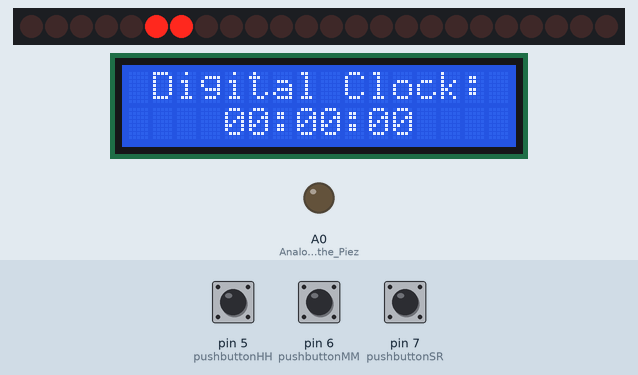
Recording of a sketch running on a simulated Arduino Uno, built with avr-gcc and run on an emulated ATmega328P. Shown: 24 shift-register outputs drawn as a row of LEDs (first output left, lit = HIGH), 16×2 character LCD, output pins drawn as LEDs (lit = HIGH). Wiring (inferred from the names in the program): 3 × shift register (74HC595): data pin 4; shift clock pin 2; latch pin 3. Wiring (inferred from the signals the program sends): row of LEDs: on Q0, Q1, Q2, Q3, Q4, Q5, Q6, Q7, Q8, Q9, Q10, Q11, Q12, Q13, Q14, Q15, Q16, Q17, Q18, Q19, Q20, Q21, Q22, Q23. The inputs (shaded band) are chosen by the test bench; at power-on: pin 7 (pushbuttonSR) LOW, pin 5 (pushbuttonHH) LOW, pin 6 (pushbuttonMM) LOW. Pins used as bus, display or sensor lines are not drawn.

Above: at 1.2 s.
1.3 s: pin 7 (pushbuttonSR) pulled HIGH for 0.15 s
At 2.1 s:
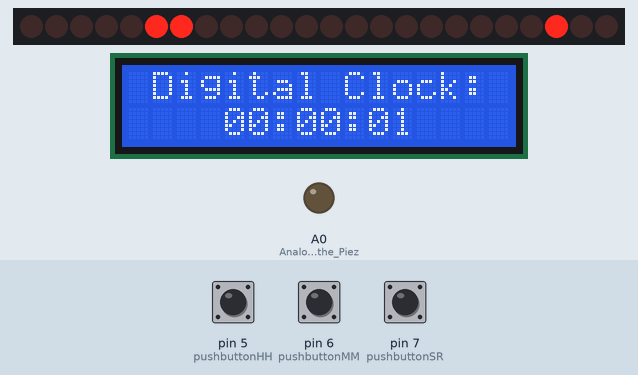
At 2.6 s:
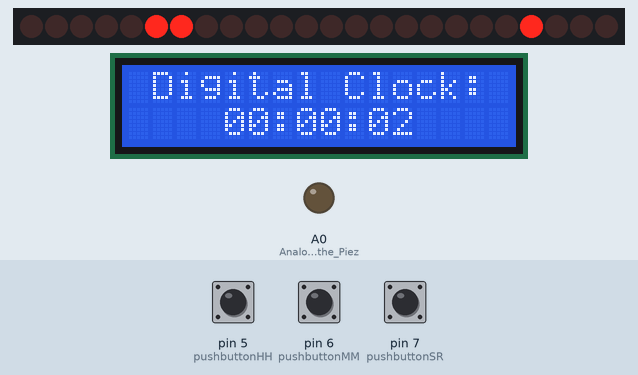
4.4 s: pin 7 (pushbuttonSR) pulsed HIGH 5 times (0.12 s each, 0.3 s apart)
At 6.4 s:
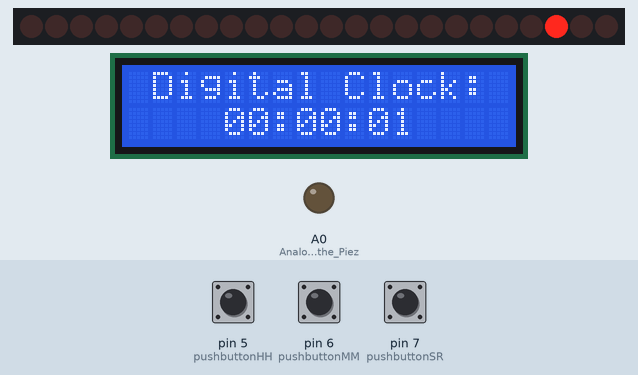
Timing chart, 0 to 7.9 s (numbered marks = the images above; inputs shaded):
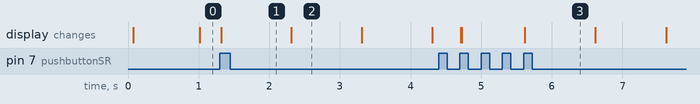

Measured:
- after the input at 1.3 s, the display: changes at once (image 1)
- after the input at 4.4 s, the display: first changes after 0.31 s (image 3 shows a later state)
- what the display in image 2 shows lasts 1.0 s, from 2.3 s to 3.3 s

The sketch:

Digital_and_Binary_Clock.ino
```cpp
/* I used this method to set bits for LEDS, this will alllow me to manipulate number 8, to indiviidual bits.
 * Each number has its binary representation:
 * 0B0001111111111000 << 3
 * 0B11111111 << 3
 * 0B11111XX0
 * 0B00010101 << 3
 * 0B10101XX0
 *		21 1
 * 0B11111000 | 0B00000110 = 0B11111110
 * LSB1      8
 ************************************************************************************************************/
union
{
	struct
	{
		unsigned int bit0: 1;
		unsigned int bit1: 1; // LED 2
		unsigned int bit2: 1; // LED 1
		unsigned int bit3: 1; // H
		unsigned int bit4: 1;  //H
		unsigned int bit5: 1; //H
		unsigned int bit6: 1; //H
		unsigned int bit7: 1; //H
	};

	unsigned int theTime;
} timeSS, timeMM, timeHH;


// Functions
void clockTimeDisplay(int);  // This will print two digits for HH:MM:SS
void displayClock();		 // This will display the unixtime to LCD
void clockTime();
void setClockTime();
void stopClock();			 // This function how many times you presed the button and resets time clock
void startAlarm();			 // This will make the Alarm sound from the Piezo

const long interval = 1000;  // Interval at which to blink (milliseconds)
const int pinSRInput = 4;	 // INPUT (pin number 14 - Shift Register)
const int pinSRClock = 2;	 // SHIFT REGISTER CLOCK (pin number 11 - Shift Register)
const int pinSROutputRegisterClock = 3;  // OUTPUT REGISTER CLOCK (pin number 12 - Shift Register)
const int pushbuttonHH = 5;  // Pushbutton: Set Hours - HH
const int pushbuttonMM = 6;  // Pushbutton: Set Minutes - MM
const int pushbuttonSR = 7;  // Pushbutton: Start/Reset RT Clock

unsigned long int unixTime = 1588701600 + 55;  /* This is based on computers time. It always increments.
* Reference: https://www.epochconverter.com/
*
* This is based on computers time. It always increments. But because the Digital Clock starts from 00:00:00,
* and can be reset, so we are getting from this variable, the Hours, Minutes and Seconds, and is incremented
* every second and extracting time from it.
*
* Included the library code:
*************************************************************************************************************/


#include <LiquidCrystal.h>  // From the Arduino library

// Initialise the library by associating any needed LCD interface pin with the arduino pin number that it is
const int rs = 13, en = 12, d4 = 11, d5 = 10, d6 = 9, d7 = 8;  // connected to.

LiquidCrystal lcd(rs, en, d4, d5, d6, d7);


void setup()
{
	Serial.begin(9600);		// For debugging set up the LCD's number of columns and rows:

	lcd.begin(16, 2);		// Starts the LCD (16 columns and 2 rows)

	pinMode(pinSRInput, OUTPUT);
	pinMode(pinSRClock, OUTPUT);
	pinMode(pinSROutputRegisterClock, OUTPUT);
	pinMode(A0, OUTPUT);  // Analogue pin for the Piezo, which will act as an Alarm
	pinMode(pushbuttonHH, INPUT);
	pinMode(pushbuttonMM, INPUT);
	pinMode(pushbuttonSR, INPUT);

	lcd.setCursor(1, 0);  // This will adjust the text, at the top of the LCD.
	lcd.print("Digital Clock:");
}


unsigned long previousMillis = 0;  // will store last time LED was updated
bool clockStarted = false;


void loop()
{
	delay(1);

	if (clockStarted == true)
	{
		stopClock();
		startAlarm();
		clockTime();
	}
	else
	{
		setClockTime();
		blinkLED();
	}
}


unsigned long int previousMillis2;
bool blinkLEDS = false;


void blinkLED()
{
	unsigned long currentMillis = millis();

	if (currentMillis - previousMillis2 >= 1000)
	{  // DisplayedMilliSeconds = displayedMilliSeconds + 1000;
	   // Save the last time you blinked the LED.

		previousMillis2 = currentMillis;

		if (blinkLEDS == false)
			blinkLEDS = true;
		else
			blinkLEDS = false;

	// Serial.println(blinkLEDS);
	timeHH.bit2 = blinkLEDS;
    timeHH.bit1 = blinkLEDS;
	}
}


void clockTime()
{
	delay(1);  /* Tinkercad web hack, not needed in production, set the cursor to column 0, line 1.
	* Note: Line 1 is the second row, since counting begins with 0):
	*********************************************************************************************************/

	unsigned long currentMillis = millis();

	if (currentMillis - previousMillis >= interval)
	{
		// displayedMilliSeconds = displayedMilliSeconds + 1000;
		// save the last time you blinked the LED
		previousMillis = currentMillis;
		displayClock();
		shiftfn();
	}
}


int stopClockCounter = 0;
unsigned long previousMillis1 = 0;
int lastStateSC;


void stopClock()
{
	unsigned long currentMillis = millis();  // Reset stop button click count every 2 seconds

	if (currentMillis - previousMillis1 >= 2000)
	{
		previousMillis1 = currentMillis;
		stopClockCounter = 0;
	}

	int stateSC = digitalRead(pushbuttonSR);

	if (lastStateSC != stateSC)
	{
		lastStateSC = stateSC;

		if (stateSC != LOW)
		{
			stopClockCounter++;

			if (stopClockCounter > 1)
				clockStarted = false;
		}
	}  // Minute button is pressed or release
}


int lastStateH;
int lastStateM;
long int randomMinutes;
long int randomHours;


void setClockTime()
{
	delay(10);  // hack

	int stateH = digitalRead(pushbuttonHH);
	int stateM = digitalRead(pushbuttonMM);
	int stateSC = digitalRead(pushbuttonSR);

	if (lastStateH != stateH)
	{
		lastStateH = stateH;

		if(stateH != LOW)
		{
			randomHours++;

			if(randomHours > 23)
				randomHours = 0;
		}  // Hour button is pressed or released.
	}

	if (lastStateM != stateM)
	{
		lastStateM = stateM;

		if (stateM != LOW)
		{
			randomMinutes++;

			if (randomMinutes > 59)
				randomMinutes = 0;
		}  // Minute button is pressed or released.
	}

	if (lastStateSC != stateSC)
	{
		lastStateSC = stateSC;

		if (stateSC != LOW)
			// Serial.println("start");
			clockStarted = true;
	}  // Start clock button is pressed or released.

	unixTime = (randomHours * 60 * 60) + randomMinutes * 60;

	displayClock();
	shiftfn();
}


void displayClock()
{
	int currentSeconds = unixTime % 60;
	int currentMinutes = (unixTime % 3600) / 60;
	int currentHours = (unixTime % 86400) / 3600;

	timeSS.theTime = currentSeconds;
	timeMM.theTime = currentMinutes;
	timeHH.theTime = currentHours << 3;

	timeHH.bit2 = blinkLEDS;
	timeHH.bit1 = blinkLEDS;

	lcd.setCursor(4, 1);
	clockTimeDisplay(currentHours);
	lcd.print(":");
	clockTimeDisplay(currentMinutes);
	lcd.print(":");
	clockTimeDisplay(currentSeconds);

	unixTime++;
}


void clockTimeDisplay(int theTime)
{
	if (theTime < 10)		// This will allow display in two digits.
		lcd.print("0");		// This 'String' will display RTC, starting from '0'.

	lcd.print(theTime);
}


void shiftfn()
{
	digitalWrite(pinSROutputRegisterClock, LOW);  /* chip doenst have 8 and 7 pins connected so we shift
	* the number to left by 2 bits, and we get 0b11111100 2 trailing zeros and then number.
	*********************************************************************************************************/

	shiftOut(pinSRInput, pinSRClock, LSBFIRST, timeSS.theTime << 2);  // 3rd chip: SS
	shiftOut(pinSRInput, pinSRClock, LSBFIRST, timeMM.theTime << 2);  // 2nd chip: MM
	shiftOut(pinSRInput, pinSRClock, LSBFIRST, timeHH.theTime);		  // 1st chip: HH

	digitalWrite(pinSROutputRegisterClock, HIGH);
}


int alarmCounts = 0;
bool soundAlarm = false;
unsigned long int previousMillis4 = 0;


void startAlarm()
{
	int currentSeconds = unixTime % 60;
	int currentMinutes = (unixTime % 3600) / 60;
	int currentHours = (unixTime % 86400) / 3600;

	if ((currentMinutes == 0) && (currentSeconds == 0) && (soundAlarm == false))
	{
		soundAlarm = true;
		alarmCounts = 0;
	}

	unsigned long currentMillis = millis();

	if ((currentMillis - previousMillis4) >= 500)
	{
		previousMillis4 = currentMillis;

		if (soundAlarm == true)
		{
			alarmCounts++;

			noTone(A0);
			tone(A0, 1000, 100);

			if (alarmCounts > 9)
				soundAlarm = false;
		}
	}
}
```
